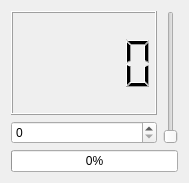
<?xml version="1.0" encoding="UTF-8"?>
<ui version="4.0">
 <class>Dialog</class>
 <widget class="QDialog" name="Dialog">
  <property name="geometry">
   <rect>
    <x>0</x>
    <y>0</y>
    <width>189</width>
    <height>183</height>
   </rect>
  </property>
  <property name="windowTitle">
   <string>Dialog</string>
  </property>
  <layout class="QGridLayout" name="gridLayout">
   <item row="0" column="1" rowspan="2">
    <widget class="QSlider" name="verticalSlider">
     <property name="maximum">
      <number>9999</number>
     </property>
     <property name="orientation">
      <enum>Qt::Vertical</enum>
     </property>
    </widget>
   </item>
   <item row="0" column="0">
    <widget class="QLCDNumber" name="lcdNumber">
     <property name="smallDecimalPoint">
      <bool>false</bool>
     </property>
     <property name="digitCount">
      <number>5</number>
     </property>
     <property name="segmentStyle">
      <enum>QLCDNumber::Filled</enum>
     </property>
    </widget>
   </item>
   <item row="1" column="0">
    <widget class="QSpinBox" name="spinBox">
     <property name="maximum">
      <number>9999</number>
     </property>
    </widget>
   </item>
   <item row="2" column="0" colspan="2">
    <widget class="QProgressBar" name="progressBar">
     <property name="maximum">
      <number>9999</number>
     </property>
     <property name="value">
      <number>0</number>
     </property>
    </widget>
   </item>
  </layout>
 </widget>
 <resources/>
 <connections>
  <connection>
   <sender>spinBox</sender>
   <signal>valueChanged(int)</signal>
   <receiver>lcdNumber</receiver>
   <slot>display(int)</slot>
   <hints>
    <hint type="sourcelabel">
     <x>71</x>
     <y>139</y>
    </hint>
    <hint type="destinationlabel">
     <x>79</x>
     <y>105</y>
    </hint>
   </hints>
  </connection>
  <connection>
   <sender>spinBox</sender>
   <signal>valueChanged(int)</signal>
   <receiver>verticalSlider</receiver>
   <slot>setValue(int)</slot>
   <hints>
    <hint type="sourcelabel">
     <x>102</x>
     <y>135</y>
    </hint>
    <hint type="destinationlabel">
     <x>172</x>
     <y>115</y>
    </hint>
   </hints>
  </connection>
  <connection>
   <sender>verticalSlider</sender>
   <signal>sliderMoved(int)</signal>
   <receiver>spinBox</receiver>
   <slot>setValue(int)</slot>
   <hints>
    <hint type="sourcelabel">
     <x>172</x>
     <y>53</y>
    </hint>
    <hint type="destinationlabel">
     <x>39</x>
     <y>135</y>
    </hint>
   </hints>
  </connection>
  <connection>
   <sender>spinBox</sender>
   <signal>valueChanged(int)</signal>
   <receiver>progressBar</receiver>
   <slot>setValue(int)</slot>
   <hints>
    <hint type="sourcelabel">
     <x>121</x>
     <y>138</y>
    </hint>
    <hint type="destinationlabel">
     <x>126</x>
     <y>164</y>
    </hint>
   </hints>
  </connection>
 </connections>
</ui>
